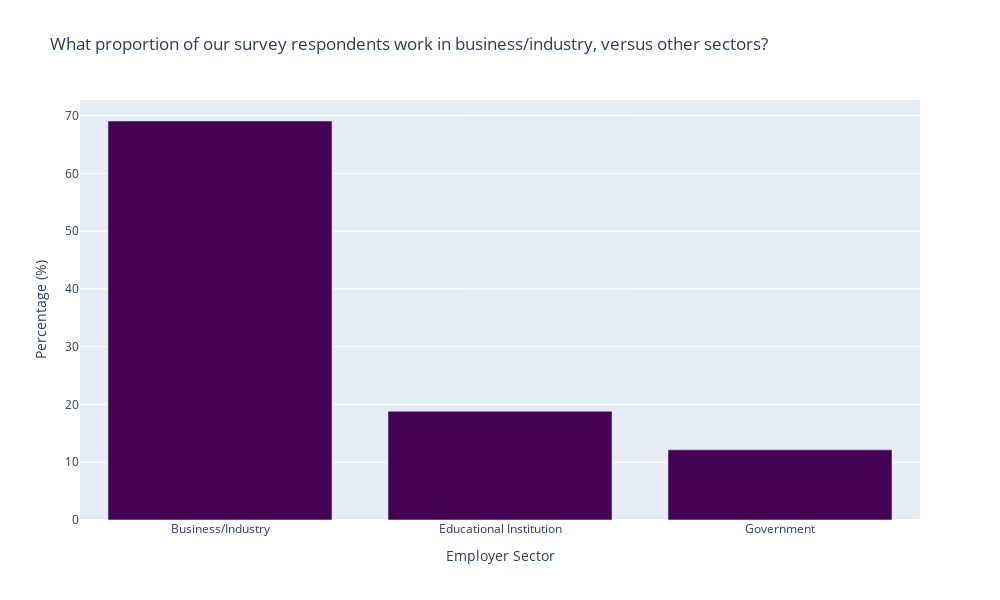

Notebook cell for this chart:
### Markdown cell above
# (c) Overall, which sectors do our survey respondents work in?

### Code cell
# Calculate normalized value counts for 'employer_sector' column
employer_sector_counts = final_eda['employer_sector'].value_counts(normalize=True).mul(100).reset_index()
employer_sector_counts.columns = ['employer_sector', 'percentage']

# Create the bar plot using Plotly
fig_employer_sector = px.bar(
    employer_sector_counts,
    x='employer_sector',
    y='percentage',
    labels={'employer_sector': 'Employer Sector', 'percentage': 'Percentage (%)'},
    title="What proportion of our survey respondents work in business/industry, versus other sectors?",
    color_discrete_sequence=["#440154"],
)

# Update layout for aesthetics
fig_employer_sector.update_layout(
    height=600,
    width=1000,
    showlegend=False
)

# Show the plot
fig_employer_sector.show()

### Figure 1 — Plotly figure (JSON) as saved in the notebook; plotly's stock layout.template omitted (floating-point values rounded to 4 significant figures)
{"data": [{"alignmentgroup": "True", "hovertemplate": "Employer Sector=%{x}<br>Percentage (%)=%{y}<extra></extra>", "legendgroup": "", "marker": {"color": "#440154", "pattern": {"shape": ""}}, "name": "", "offsetgroup": "", "orientation": "v", "showlegend": false, "textposition": "auto", "type": "bar", "x": ["Business/Industry", "Educational Institution", "Government"], "xaxis": "x", "y": [69.05, 18.81, 12.14], "yaxis": "y"}], "layout": {"barmode": "relative", "height": 600, "legend": {"tracegroupgap": 0}, "showlegend": false, "title": {"text": "What proportion of our survey respondents work in business/industry, versus other sectors?"}, "width": 1000, "xaxis": {"anchor": "y", "domain": [0, 1], "title": {"text": "Employer Sector"}}, "yaxis": {"anchor": "x", "domain": [0, 1], "title": {"text": "Percentage (%)"}}}}
